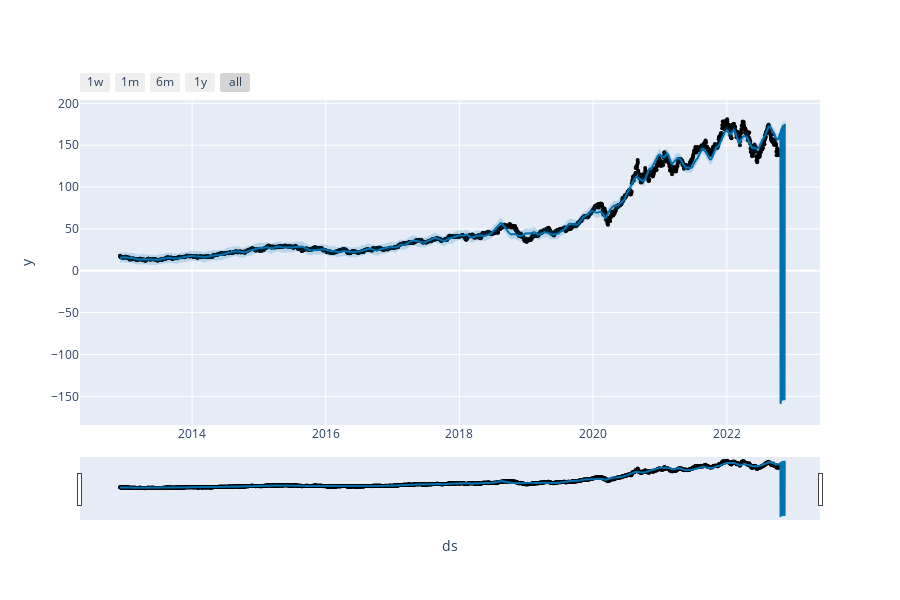

Notebook code cell kept with this figure:
### Code cell
plot_plotly(model_p2, forecast2)

### Figure 1 — Plotly figure (JSON) as saved in the notebook; plotly's stock layout.template omitted (floating-point values rounded to 4 significant figures; data arrays with more than 128 entries replaced by an {"elided": "..."} marker saying what was removed)
{"data": [{"marker": {"color": "black", "size": 4}, "mode": "markers", "name": "Actual", "type": "scatter", "x": {"elided": "2488 str values"}, "y": {"elided": "2488 float values"}}, {"hoverinfo": "skip", "line": {"width": 0}, "mode": "lines", "type": "scatter", "x": {"elided": "2518 str values"}, "y": {"elided": "2518 float values"}}, {"fill": "tonexty", "fillcolor": "rgba(0, 114, 178, 0.2)", "line": {"color": "#0072B2", "width": 2}, "mode": "lines", "name": "Predicted", "type": "scatter", "x": {"elided": "2518 str values"}, "y": {"elided": "2518 float values"}}, {"fill": "tonexty", "fillcolor": "rgba(0, 114, 178, 0.2)", "hoverinfo": "skip", "line": {"width": 0}, "mode": "lines", "type": "scatter", "x": {"elided": "2518 str values"}, "y": {"elided": "2518 float values"}}], "layout": {"height": 600, "showlegend": false, "width": 900, "xaxis": {"rangeselector": {"buttons": [{"count": 7, "label": "1w", "step": "day", "stepmode": "backward"}, {"count": 1, "label": "1m", "step": "month", "stepmode": "backward"}, {"count": 6, "label": "6m", "step": "month", "stepmode": "backward"}, {"count": 1, "label": "1y", "step": "year", "stepmode": "backward"}, {"step": "all"}]}, "rangeslider": {"visible": true}, "title": {"text": "ds"}, "type": "date"}, "yaxis": {"title": {"text": "y"}}}}
